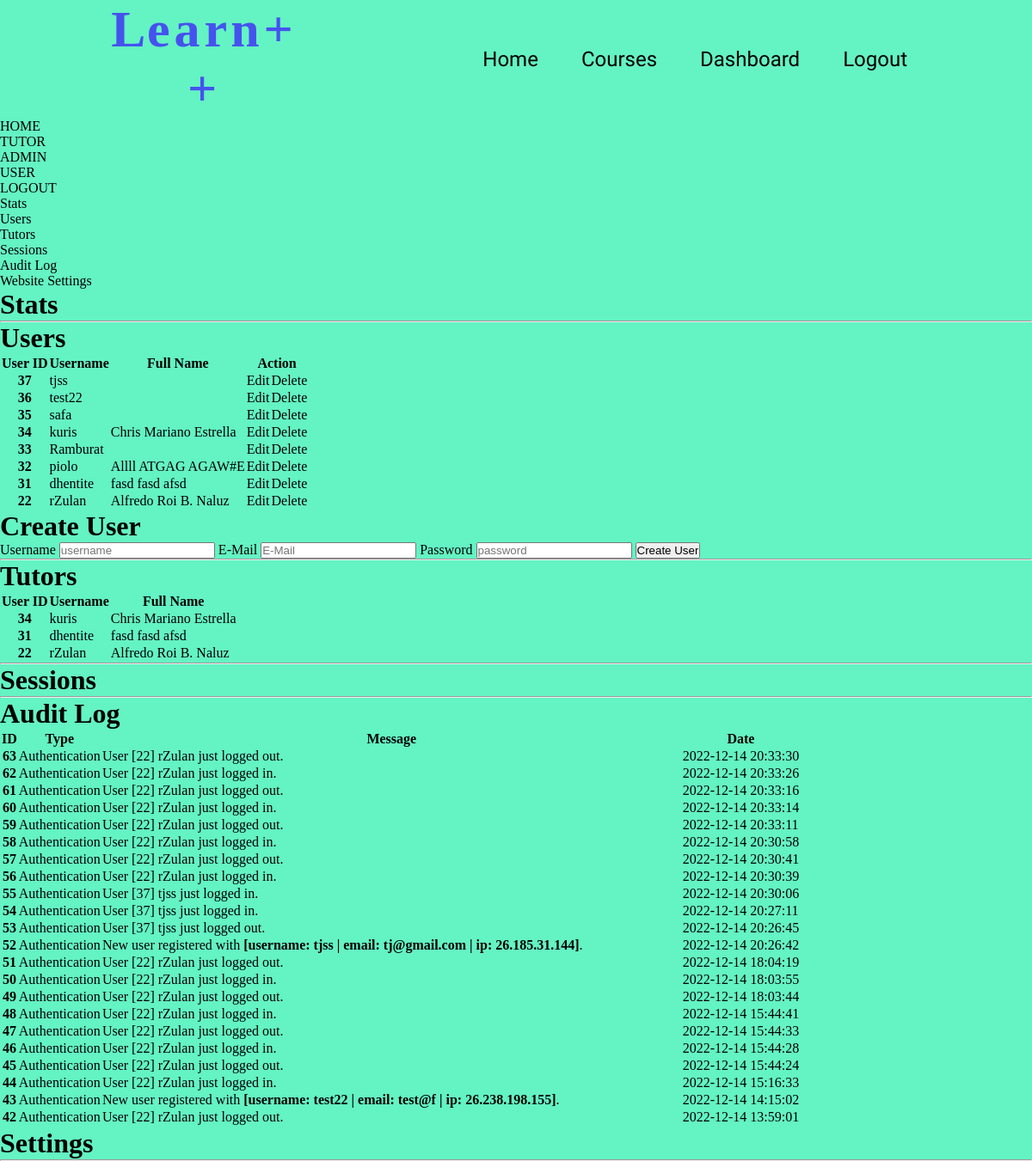
The page /core/dashboard/admin (signed in) on the database its author committed.
### tables this page shows
CREATE TABLE `users` (
  `user_id` int NOT NULL AUTO_INCREMENT,
  `user_name` varchar(32) NOT NULL,
  `user_password` varchar(72) NOT NULL,
  `user_email` varchar(64) NOT NULL,
  `user_ip` varchar(15) NOT NULL,
  `user_fname` varchar(32) NOT NULL DEFAULT '',
  `user_mname` varchar(32) NOT NULL DEFAULT '',
  `user_lname` varchar(32) NOT NULL DEFAULT '',
  `user_cemail` varchar(64) NOT NULL DEFAULT '',
  `user_phone` varchar(12) NOT NULL DEFAULT '',
  `user_messenger` varchar(64) NOT NULL DEFAULT '',
  `user_balance` int NOT NULL DEFAULT '0',
  PRIMARY KEY (`user_id`),
  UNIQUE KEY `user_id_UNIQUE` (`user_id`)
);

CREATE TABLE `tutors` (
  `tutor_id` int NOT NULL AUTO_INCREMENT,
  `user_id` int NOT NULL,
  PRIMARY KEY (`tutor_id`)
);

CREATE TABLE `logs` (
  `log_id` int NOT NULL AUTO_INCREMENT,
  `log_type` varchar(64) NOT NULL,
  `log_message` varchar(128) NOT NULL,
  `log_date` datetime NOT NULL DEFAULT CURRENT_TIMESTAMP,
  PRIMARY KEY (`log_id`),
  UNIQUE KEY `log_id_UNIQUE` (`log_id`)
);

### utils/getter.php (called while the page is built, shortened)
<?php
function getUserName($handle, $userid) {
    $stmt = $handle->prepare("SELECT user_name FROM learnpp.users WHERE user_id = ? LIMIT 1;");
    $stmt->execute([$userid]);
    return $stmt->fetch()['user_name'];
}
function getUserFullName($handle, $userid) {
    $stmt = $handle->prepare("SELECT user_fname, user_mname, user_lname FROM learnpp.users WHERE user_id = ? LIMIT 1;");
    $stmt->execute([$userid]);
    $result = $stmt->fetch();
    $fullName = $result['user_fname'] . ' ' . $result['user_mname'] . ' ' . $result['user_lname'];
    return $fullName;
}

### core/dashboard/admin/index.php (the view, shortened to what this page needs)
<?php
include('../../../connection/main.php');
include('../../../utils/getter.php');
?>
<!DOCTYPE html>
<html lang="en">
<head>
    <link rel="stylesheet" href="/style.css">
</head>
<body>
    <?php
    include('../../../parts/nav.php');
    include('../../../parts/sidebar.php');
    ?>
    <div class="db-options">
        <ul>
            <li><a href="#stats-section">Stats</a></li>
            <li><a href="#users-section">Users</a></li>
            <li><a href="#tutors-section">Tutors</a></li>
            <li><a href="#sessions-section">Sessions</a></li>
            <li><a href="#logs-section">Audit Log</a></li>
            <li><a href="#settings-section">Website Settings</a></li>
        </ul>
    </div>
    <div id="stats-section">
        <h1>Stats</h1>
        <hr>
    </div>
    <div id="users-section">
        <h1>Users</h1>
        <table>
            <thead class="">
                <tr>
                    <th scope="col">User ID</th>
                    <th scope="col">Username</th>
                    <th scope="col">Full Name</th>
                    <th scope="col" colspan="2">Action</th>
                </tr>
            </thead>
            <tbody>
            <?php
            $stmt = $SQL_Handle->prepare("SELECT * FROM learnpp.users;");
            $stmt->execute([]);
            foreach(array_reverse($stmt->fetchAll()) as $user) {
                echo "<tr>";
                    echo '<th scope="row">' . $user['user_id'] . '</td>';
                    echo '<td>' . $user['user_name'] . '</td>';
                    echo '<td>' . getUserFullName($SQL_Handle, $user['user_id']) . '</td>';
                    echo '<td><a href="/core/dashboard/admin/edituser.php?edit-user=' . $user['user_id'] . '">Edit</a></td>';
                    echo '<td><a href="/core/dashboard/admin/deleteuser.php?delete-user=' . $user['user_id'] . '">Delete</a></td>';
                echo "</tr>";
            }
            ?>
            </tbody>
        </table>
        <h1>Create User</h1>
        <form action="" method="post">
            <label for="create-username">Username</label>
            <input type="text" name="create-username" id="create-username" placeholder="username">
            <label for="create-email">E-Mail</label>
            <input type="text" name="create-email" id="create-email" placeholder="E-Mail">
            <label for="create-password">Password</label>
            <input type="text" name="create-password" id="create-password" placeholder="password">
            <input type="submit" value="Create User" name="create-user-button" id="create-user-button">
        </form>
        <hr>
    </div>
    <div id="tutors-section">
        <h1>Tutors</h1>
        <table>
            <thead>
                <tr>
                    <th scope="col">User ID</th>
                    <th scope="col">Username</th>
                    <th scope="col">Full Name</th>
                </tr>
            </thead>
            <tbody>
            <?php
            $stmt = $SQL_Handle->prepare("SELECT * FROM learnpp.tutors;");
            $stmt->execute([]);
            foreach(array_reverse($stmt->fetchAll()) as $tutor) {
                echo "<tr>";
                    echo '<th scope="row">' . $tutor['user_id'] . '</td>';
                    echo '<td>' . getUserName($SQL_Handle, $tutor['user_id']) . '</td>';
                    echo '<td>' . getUserFullName($SQL_Handle, $tutor['user_id']) . '</td>';
                echo "</tr>";
            }
            ?>
            </tbody>
        </table>
        <hr>
    </div>
    <div id="sessions-section">
        <h1>Sessions</h1>
        <hr>
    </div>
    <div id="logs-section" style="height: 500px; overflow: scroll;">
        <h1>Audit Log</h1>
        <table>
            <thead>
                <tr>
                    <th scope="col">ID</th>
                    <th scope="col">Type</th>
                    <th scope="col">Message</th>
                    <th scope="col">Date</th>
                </tr>
            </thead>
            <tbody>
            <?php
            $stmt = $SQL_Handle->prepare("SELECT * FROM learnpp.logs;");
            $stmt->execute([]);
            foreach(array_reverse($stmt->fetchAll()) as $log) {
                echo "<tr>";
                    echo '<th scope="row">' . $log['log_id'] . '</td>';
                    echo '<td>' . $log['log_type'] . '</td>';
                    echo '<td>' . $log['log_message'] . '</td>';
                    echo '<td>' . $log['log_date'] . '</td>';
                echo "</tr>";
            }
            ?>
            </tbody>
        </table>
    </div>
    <div class="settings-section">
        <h1>Settings</h1>
    </div>
</body>
</html>

### style.css (style rules this page uses)
* { margin: 0; padding: 0; }
li { list-style: none; }
a { text-decoration: none; color: black; }
body { background-color: rgb(100, 243, 195); }

### rows shown on the page
users: user_id "37", user_name "tjss"
users: user_id "36", user_name "test22"
users: user_id "35", user_name "safa"
users: user_id "34", user_name "kuris", getUserFullName($SQL_Handle, $user['user_id']) "Chris Mariano Estrella"
users: user_id "33", user_name "Ramburat"
users: user_id "32", user_name "piolo", getUserFullName($SQL_Handle, $user['user_id']) "Allll ATGAG AGAW#E"
users: user_id "31", user_name "dhentite", getUserFullName($SQL_Handle, $user['user_id']) "fasd fasd afsd"
users: user_id "22", user_name "rZulan", getUserFullName($SQL_Handle, $user['user_id']) "Alfredo Roi B. Naluz"
tutors: user "34", user.user_name "kuris", user.user_lname "Chris Mariano Estrella"
tutors: user "31", user.user_name "dhentite", user.user_lname "fasd fasd afsd"
tutors: user "22", user.user_name "rZulan", user.user_lname "Alfredo Roi B. Naluz"
logs: log_id "63", log_type "Authentication", log_message "User [22] rZulan just logged out.", log_date "2022-12-14 20:33:30"
logs: log_id "62", log_type "Authentication", log_message "User [22] rZulan just logged in.", log_date "2022-12-14 20:33:26"
logs: log_id "61", log_type "Authentication", log_message "User [22] rZulan just logged out.", log_date "2022-12-14 20:33:16"
logs: log_id "60", log_type "Authentication", log_message "User [22] rZulan just logged in.", log_date "2022-12-14 20:33:14"
logs: log_id "59", log_type "Authentication", log_message "User [22] rZulan just logged out.", log_date "2022-12-14 20:33:11"
logs: log_id "58", log_type "Authentication", log_message "User [22] rZulan just logged in.", log_date "2022-12-14 20:30:58"
logs: log_id "57", log_type "Authentication", log_message "User [22] rZulan just logged out.", log_date "2022-12-14 20:30:41"
logs: log_id "56", log_type "Authentication", log_message "User [22] rZulan just logged in.", log_date "2022-12-14 20:30:39"
logs: log_id "55", log_type "Authentication", log_message "User [37] tjss just logged in.", log_date "2022-12-14 20:30:06"
logs: log_id "54", log_type "Authentication", log_message "User [37] tjss just logged in.", log_date "2022-12-14 20:27:11"
logs: log_id "53", log_type "Authentication", log_message "User [37] tjss just logged out.", log_date "2022-12-14 20:26:45"
logs: log_id "52", log_type "Authentication", log_message "New user registered with [username: tjss | email: tj@gmail.com | ip: 26.185.31.144] .", log_date "2022-12-14 20:26:42"
logs: log_id "51", log_type "Authentication", log_message "User [22] rZulan just logged out.", log_date "2022-12-14 18:04:19"
logs: log_id "50", log_type "Authentication", log_message "User [22] rZulan just logged in.", log_date "2022-12-14 18:03:55"
logs: log_id "49", log_type "Authentication", log_message "User [22] rZulan just logged out.", log_date "2022-12-14 18:03:44"
logs: log_id "48", log_type "Authentication", log_message "User [22] rZulan just logged in.", log_date "2022-12-14 15:44:41"
logs: log_id "47", log_type "Authentication", log_message "User [22] rZulan just logged out.", log_date "2022-12-14 15:44:33"
logs: log_id "46", log_type "Authentication", log_message "User [22] rZulan just logged in.", log_date "2022-12-14 15:44:28"
logs: log_id "45", log_type "Authentication", log_message "User [22] rZulan just logged out.", log_date "2022-12-14 15:44:24"
logs: log_id "44", log_type "Authentication", log_message "User [22] rZulan just logged in.", log_date "2022-12-14 15:16:33"
logs: log_id "43", log_type "Authentication", log_message "New user registered with [username: test22 | email: test@f | ip: 26.238.198.155] .", log_date "2022-12-14 14:15:02"
logs: log_id "42", log_type "Authentication", log_message "User [22] rZulan just logged out.", log_date "2022-12-14 13:59:01"
